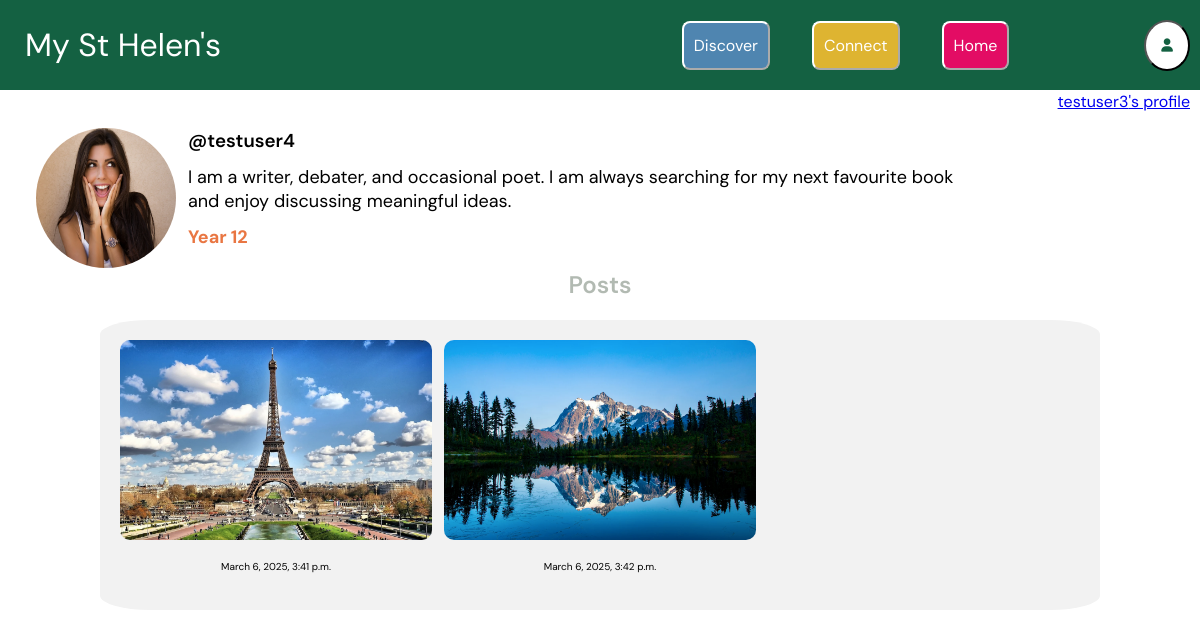
Page /profile/testuser4/ (signed in) on the committed database.
### core/models.py (models this page shows, shortened)
class Profile(models.Model):
    user = models.ForeignKey(User, on_delete=models.CASCADE) #gets the user logged in
    bio = models.TextField(blank=True) #each profile should contain a bio
    profileimg = models.ImageField(upload_to='profile_images', default='blank_profile_image.png') #default profile image is blank
    YEAR_GROUP_CHOICES = [
        ('7', 'Year 7'),
        ('8', 'Year 8'),
        ('9', 'Year 9'),
        ('10', 'Year 10'),
        ('11', 'Year 11'),
        ('12', 'Year 12'),
        ('13', 'Year 13'),
    ] #tuple to give a drop down list of year group choices, as per Django's language
    year_group = models.CharField(max_length=7, choices=YEAR_GROUP_CHOICES, blank=True, null=True)

class Post(models.Model):
    id = models.UUIDField(primary_key=True, default=uuid.uuid4) #gives each post unique ID and makes this the primary key
    created_at = models.DateTimeField(default=datetime.now) #gives post a time created so they can be ordered
    image = models.ImageField(upload_to='post_images')
    caption = models.CharField(max_length=1500) #caption is validated by number of characters
    no_of_likes = models.IntegerField(default=0)
    user = models.ForeignKey(User, on_delete=models.CASCADE) #each post allocated to a user

### core/views.py (the view)
# urls.py: path("profile/<str:username>/", views.profileview, name="profile")
@login_required(login_url="login")
def profileview(request, username): #takes in the username of the user who's profile you want to see
    user_object = User.objects.get(username=username) #creates an object of that user
    user_profile = Profile.objects.get(user=user_object) #gets that user's profile
    user_posts = Post.objects.filter(user=user_object) #get all the posts posted by that user
    context = {
        "user_object": user_object,
        "user_profile": user_profile,
        "user_posts": user_posts,
    } #passes this code to the frontend for reference sake
    return render(request,'profile.html', context)

### templates/profile.html (shortened to what this page needs)
{% extends "base.html" %}
{% load static %}
{% block style %}
<link rel="stylesheet" href="{% static 'core/post_style.css' %}">
<link rel="stylesheet" href="{% static 'core/style.css' %}">
<link rel="stylesheet" href="{% static 'core/profile_style.css' %}">
<link rel="stylesheet" href="{% static 'core/nav.css' %}">
{% endblock %}
{% block content %}
<div class="topnav">
    <h1>My St Helen's</h1>
    <div class="button-container">
        <button class="button discoverbutton" onclick="window.location.href='/discover'">Discover</button>
        <button class="button connectbutton" onclick="window.location.href='/connect'">Connect</button>
        <button class="button homebutton" onclick="window.location.href='/'">Home</button>
        <button class="profileicon" onclick="window.location.href='/settings'"><i class ="fa-solid fa-user"></i></button>
    </div>
</div>
<div class ="topnav2">
    <p><a href="{% url 'profile' user.username %}"> {{user.username}}'s profile </a></p>
</div>
<div class="profile-container">
    <img src="{{ user_profile.profileimg.url }}" alt="Profile Image">
    <h3>@{{ user_object.username }}</h3>
    <p>{{ user_profile.bio }}</p>
    <p><span class="year-group">Year {{ user_profile.year_group }}</span></p>
</div>
<h2>Posts</h2>
<div class ="post-container">
    {% if user_posts %}
        {% for post in user_posts %}
            <div class="post-item">
                <img src="{{ post.image.url }}" alt="Post image">
                <p><span class="time-created">{{ post.created_at }}</span></p>
            </div>
            {% endfor %}
    {% else %}
        <p>No posts yet.</p>
    {% endif %}
</div>
{% endblock %}

### static/core/style.css (style rules this page uses)
h1 { color:#146344; font-family: 'DM Sans', sans-serif; text-align: center; font-weight: 600; font-size: xx-large; }
h2 { color:#acb5aced; font-family: 'DM Sans', sans-serif; text-align: center; font-weight: 600; font-size: x-large; }
h3 { color:black; font-family: 'DM Sans', Helvetica, sans-serif; text-align: center; font-style: italic; font-weight: 600; }
p { font-family: 'DM Sans', 'Helvetica', sans-serif; text-align: center; }

### static/core/profile_style.css (style rules this page uses)
.post-container { display: grid; grid-template-columns: repeat(3, 32.5%); gap: 1.25%; background-color: #f2f2f2; border-radius: 5%; margin-inline: auto; width: 80%; padding: 20px; }
.post-container img { width: 100%; height: 80%; border-radius: 10px; }
.post-container p { font-size: small; }
.post-container .time-created { font-size: x-small; }
.profile-container img { border-radius: 50%; margin-left: 3%; width: 140px; height: 140px; float: left; margin-right: 1% }
.profile-container h3, .profile-container p { font-style: normal; text-align: left; width: 80%; margin-bottom: 0%; margin-left: 10px; margin-top: 1%; }
.profile-container p { font-size:large; }
.profile-container .year-group { font-weight: bold; color:#e97642; }

### static/core/nav.css (style rules this page uses)
html, body { margin: 0; padding: 0; width: 100%; overflow-x: hidden; }
.topnav { display: flex; align-items: center; justify-content: space-between; background-color: #146142; width: 100%; position: fixed; top: 0; left: 0; right: 0; height: 90px; padding: 0 20px; z-index: 1000; }
.topnav .button-container { display: flex; gap: 10px; }
.topnav .profileicon { background-color: white; border-radius: 60%; color:#146142; padding: 15px; margin-right: 30px; margin-top: 11px; margin-bottom: 11px; }
.topnav .connectbutton { background-color:#deb431; border-color: white; border-radius: 8px; color: white; text-align: center; padding: 12px 10px; margin-right: 16px; margin-left: 16px; margin-top: 12px; margin-bottom: 12px; text-decoration: none; font-size: 16px; font-family: 'DM Sans', sans-serif; }
.topnav .discoverbutton { background-color:#4f85b0; border-color: white; border-radius: 8px; color: white; text-align: center; padding: 12px 10px ; margin-right: 16px; margin-left: 16px; margin-top: 12px; margin-bottom: 12px; text-decoration: none; font-size: 16px; font-family: 'DM Sans', sans-serif; }
.topnav .homebutton { float: right; background-color:#e30c64; border-color: white; border-radius: 8px; color: white; text-align: center; padding: 12px 10px; margin-right: 125px; margin-left: 16px; margin-top: 12px; margin-bottom: 12px; text-decoration: none; font-size: 16px; font-family: 'DM Sans', sans-serif; }
.topnav h1 { font-family: 'DM Sans', sans-serif; font-weight:400; float: left; margin-left: 5px; color: white }
.topnav2 p { font-family: 'DM Sans', sans-serif; color: black; text-align: right; font-size: 16px; margin-right: 10px; padding-top: 75px; padding-bottom: 0%; }

### rows in the picture
Profile: profileimg (picture), bio "I am a writer, debater, and occasional poet. I am always searching for my next favourite book and enjoy discussing meaningful ideas.", year_group "12"
Post: image (picture), created_at "March 6, 2025, 3:41 p.m."
Post: image (picture), created_at "March 6, 2025, 3:42 p.m."

### other values in the picture
{{ user.username }} "testuser3"
{{ user_object.username }} "testuser4"
